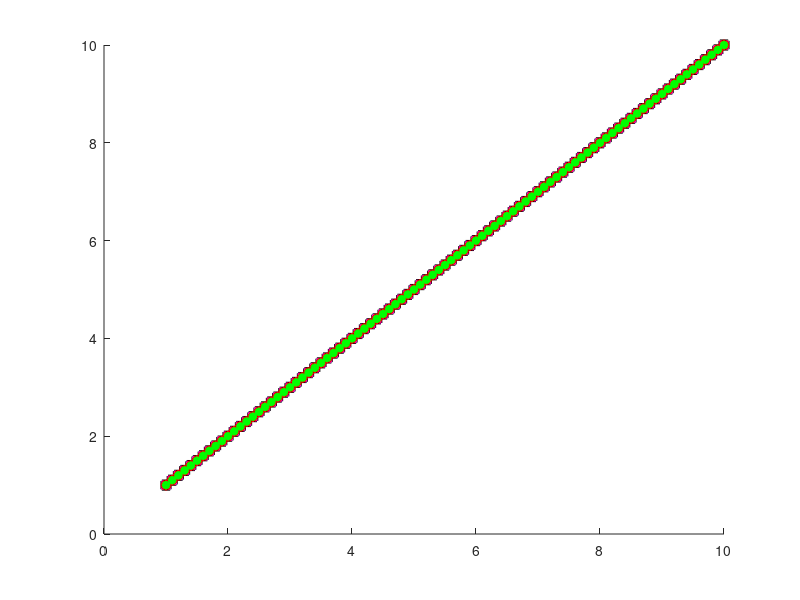

MATLAB code for this plot: (Note: this script raises an error after producing the figure.)
function draw_bar_changeOthers()
fig = figure;
hold on;
x = [1:0.1:10];  
y_SubGeoI = x;
y_MDSW = x;
y_HUE = x;
y_RAM = x;
y_DAM = x;

a = plot(x, y_SubGeoI, 'ks-','LineWidth',2);
b = plot(x, y_MDSW, 'mx-', 'LineWidth', 2);
c = plot(x, y_HUE, 'b+-','LineWidth',2);
d = plot(x,y_RAM, 'ro-','LineWidth',2);
e = plot(x, y_DAM, 'g*-','LineWidth',2);


a.Visible='off';
b.Visible='off';
c.Visible='off';
d.Visible='off';
e.Visible='off';

legend_FontSize = 20;
locationType = 'northoutside';
orientationType = 'horizontal';
textColor = 'black';
h = legend('SubGeoI', 'MDSW','HUEM','RAM','DAM','Location',locationType,'Orientation',orientationType, 'TextColor', textColor);
set(h,'FontName','Times New Roman','FontSize',legend_FontSize,'FontWeight','normal');
axis off;